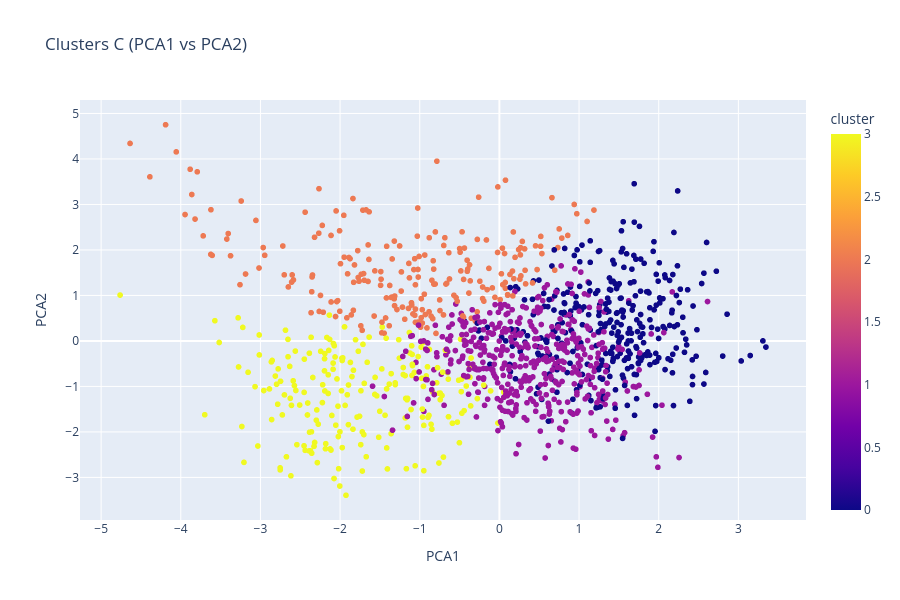

This figure's notebook cell:
### Markdown cell above
Cluster 0 — Rim Protector Efficient
Très forte efficacité offensive (TS% très élevé).Gros impact au rebond offensif et défensif.Très forte protection du cercle (BLK% élevé).Faible création de jeu et très peu de tirs à 3 points.
Cluster 1 — Pivot traditionnel
Contribution équilibrée au rebond.Protection du cercle correcte mais moins dominante.
Très faible tir extérieur.Impact offensif limité.
Cluster 2 — Pivot playmaker / star
Usage offensif très élevé (USG% ~25).Très forte création de jeu (AST% très élevé pour un pivot).Très fort rebond défensif.Bonne efficacité offensive.
Cluster 3 — Stretch Center
Très forte proportion de tirs à 3 points (3P_AR très élevé).Bonne efficacité offensive.
Rebond offensif plus faible.

### Code cell
import plotly.express as px
import pandas as pd


plot_df = pd.DataFrame({
    'PCA1': pca_result[:, 0],
    'PCA2': pca_result[:, 1],
    'cluster': df_c['cluster'],
    'player': df_c['player'],
    'team': df_c['team'],
    'season': df_c['season']
})

fig = px.scatter(
    plot_df,
    x='PCA1',
    y='PCA2',
    color='cluster',
    hover_data=['player', 'team', 'season'],
    title="Clusters C (PCA1 vs PCA2)",
    width=900,
    height=600
)

fig.show()

### Figure 1 — Plotly figure (JSON) as saved in the notebook; plotly's stock layout.template omitted (floating-point values rounded to 4 significant figures; data arrays with more than 128 entries replaced by an {"elided": "..."} marker saying what was removed)
{"data": [{"customdata": {"elided": "1230x3 mixed values"}, "hovertemplate": "PCA1=%{x}<br>PCA2=%{y}<br>player=%{customdata[0]}<br>team=%{customdata[1]}<br>season=%{customdata[2]}<br>cluster=%{marker.color}<extra></extra>", "legendgroup": "", "marker": {"color": {"elided": "1230 int values"}, "coloraxis": "coloraxis", "symbol": "circle"}, "mode": "markers", "name": "", "showlegend": false, "type": "scattergl", "x": {"elided": "1230 float values"}, "xaxis": "x", "y": {"elided": "1230 float values"}, "yaxis": "y"}], "layout": {"coloraxis": {"colorbar": {"title": {"text": "cluster"}}, "colorscale": [[0, "#0d0887"], [0.1111, "#46039f"], [0.2222, "#7201a8"], [0.3333, "#9c179e"], [0.4444, "#bd3786"], [0.5556, "#d8576b"], [0.6667, "#ed7953"], [0.7778, "#fb9f3a"], [0.8889, "#fdca26"], [1, "#f0f921"]]}, "height": 600, "legend": {"tracegroupgap": 0}, "title": {"text": "Clusters C (PCA1 vs PCA2)"}, "width": 900, "xaxis": {"anchor": "y", "domain": [0, 1], "title": {"text": "PCA1"}}, "yaxis": {"anchor": "x", "domain": [0, 1], "title": {"text": "PCA2"}}}}
